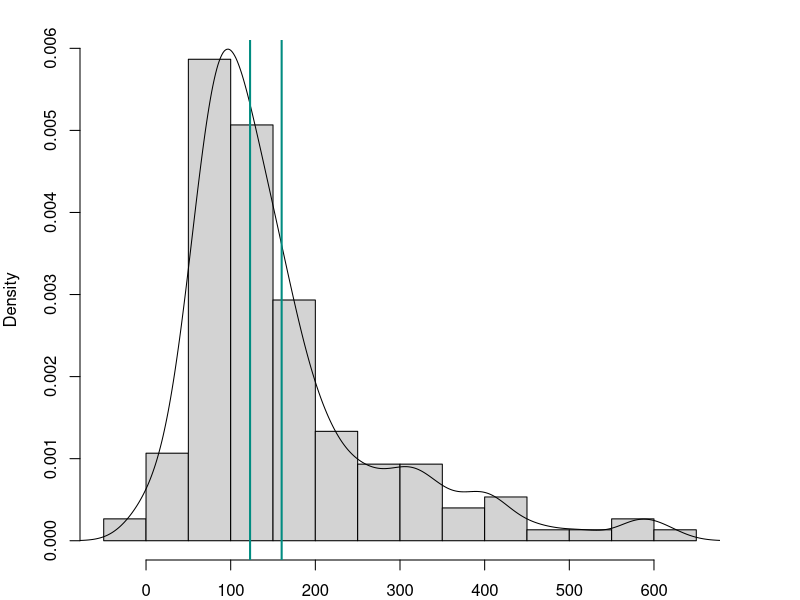
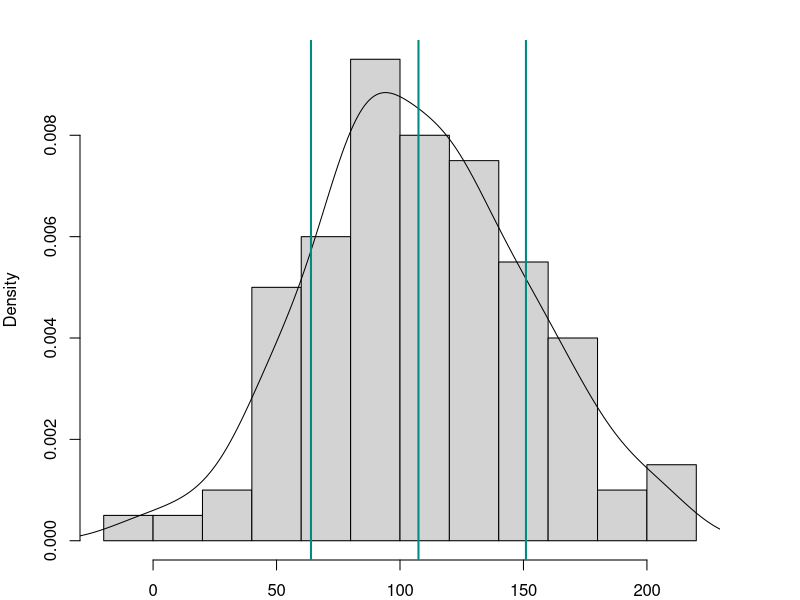
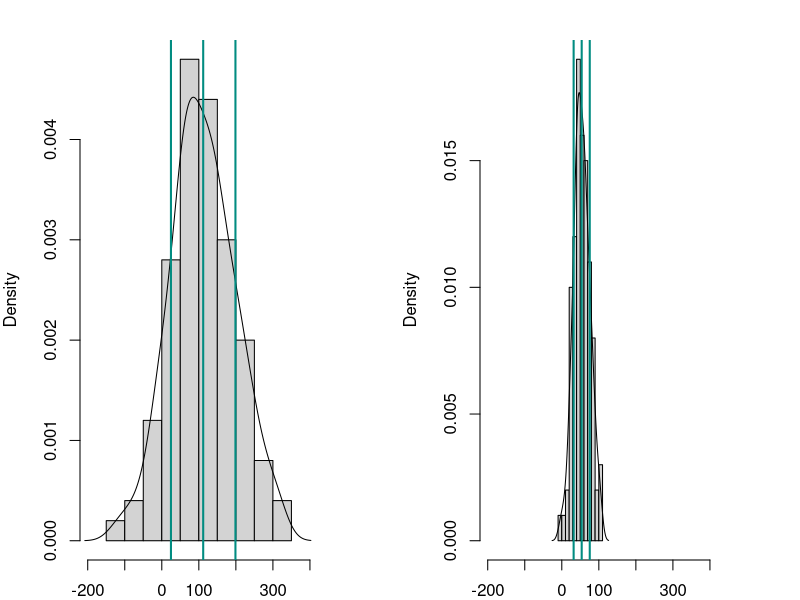
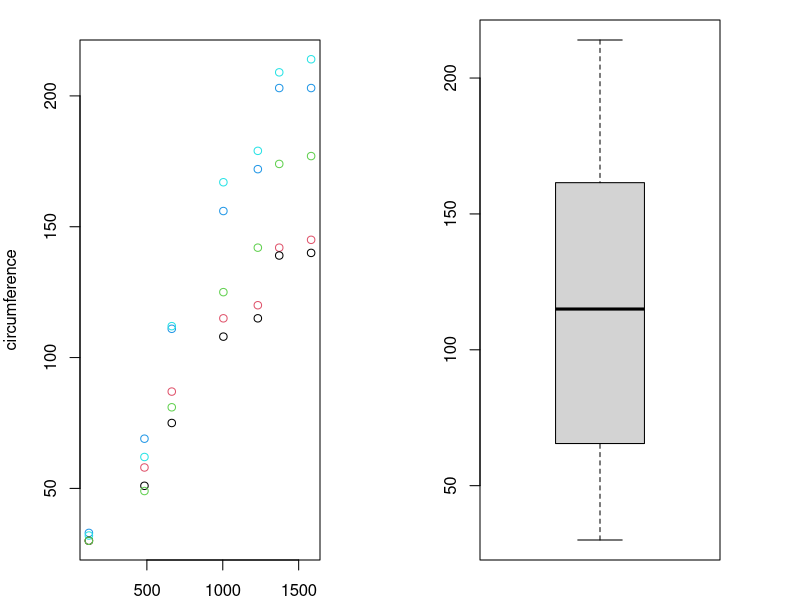
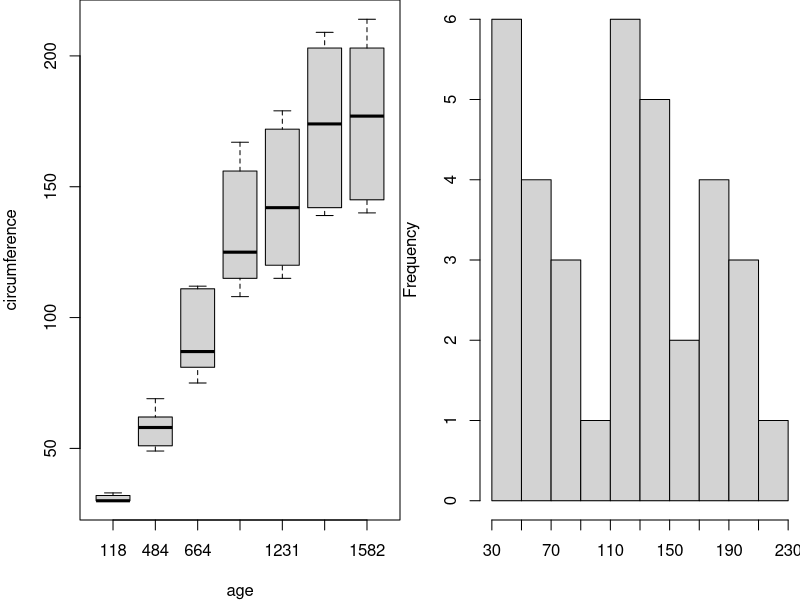
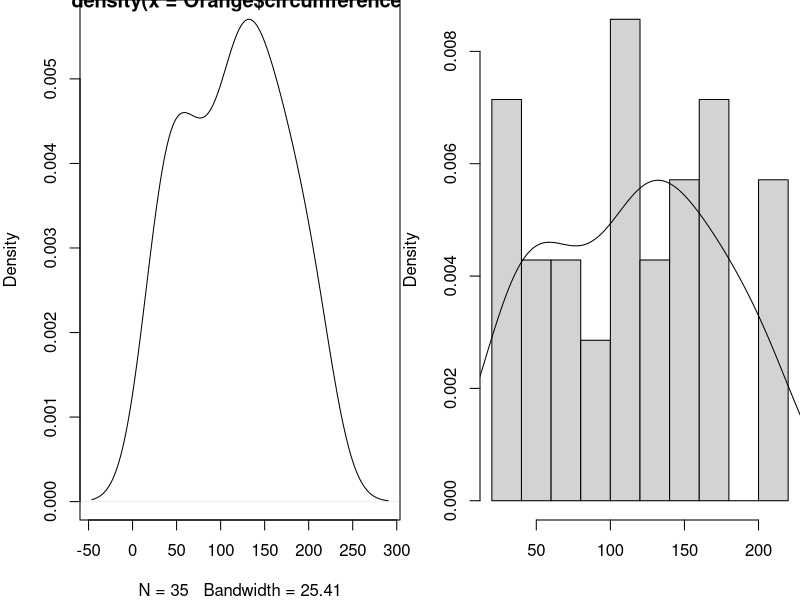

Here is the R script that generated these plots, in order:
## ---- chunk 1
# Settings
knitr::opts_chunk$set(echo = F, dpi = 150, fig.height = 4)
# Load packages
library('magrittr');library('knitr')
## ---- chunk 2
values <- Orange$circumference[1:12]
values
## ---- chunk 3
sort(values)
## ---- chunk 4
sort(values)
length(values)
median(values)
## ---- chunk 5
values
sum(values)
length(values)
sum(values) / length(values)
## ---- chunk 6
set.seed(123)
par(mar = c(2,4,2,4))
v <- c(rnorm(100, mean(values), sd(values)), 
       rnorm(50, mean(values)+200, sd(values)+100))
hist(v, 10, freq = F, main = NULL, xlab = NULL)
lines(density(v))
abline(v = c(mean(v), median(v)), col = '#018c81', lwd = 2)
## ---- chunk 7
sort(values)
range(values)
## ---- chunk 8
sort(values)
quantile(values, probs = seq(0, 1, .1)) # Deciles
## ---- chunk 9
quantile(values) # Quartiles
quantile(values)[4] - quantile(values)[2]
IQR(values)
## ---- chunk 10
values
mean(values)
var(values)
## ---- chunk 11
sort(values)
mean(values)
sd(values)
## ---- chunk 12
set.seed(123)
v <- rnorm(100, mean(values), sd(values))
hist(v, 10, freq = F, main = NULL, xlab = NULL)
lines(density(v))
m <- mean(v)
abline(v = c(m, m - sd(v), m + sd(v)), col = '#018c81', lwd = 2)
## ---- chunk 13
#TODO: Make this more elegant
par(mfrow = 1:2)
# Larger
set.seed(123)
v <- rnorm(100, mean(values), sd(values)*2)
hist(v, freq = F, main = NULL, xlab = NULL, 
     xlim = c(mean(values) - 300,mean(values) + 300))
lines(density(v))
m <- mean(v)
abline(v = c(m, m - sd(v), m + sd(v)), col = '#018c81', lwd = 2)
# Smaller
set.seed(123)
v <- rnorm(100, mean(values)/2, sd(values)/2)
hist(v, freq = F, main = NULL, xlab = NULL, 
     xlim = c(mean(values) - 300,mean(values) + 300))
lines(density(v))
m <- mean(v)
abline(v = c(m, m - sd(v), m + sd(v)), col = '#018c81', lwd = 2)
## ---- chunk 14
plot(circumference ~ age, Orange, col = Tree)
## ---- chunk 15
quantile(Orange$circumference)
par(mar = c(2,4,1,4))
boxplot(Orange$circumference)
## ---- chunk 16
par(mar = c(4,4,0,0))
boxplot(circumference ~ age, Orange)
## ---- chunk 17
sort(Orange$circumference)
b <- seq(min(Orange$circumference), max(Orange$circumference)+20, 20)
par(mar = c(4,4,0,0))
hist(Orange$circumference, b, main = NULL, xlab = NULL, xaxt = 'n')
axis(1, b, b)
## ---- chunk 18
par(mfrow = 1:2, mar = c(4,4,0,0))
plot(density(Orange$circumference), main = NULL)
hist(Orange$circumference, freq = F, main = NULL, xlab = NULL)
lines(density(Orange$circumference))
